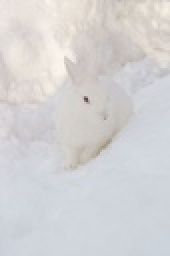
%> input picture exercise/Anton_Dennis/Blatt_2/schneehase2.jpg, 85 x 128 px, shrunk from 427 x 640 before the run (shown 2 times larger)
$ octave A1B2.m   (GNU Octave 9; MATLAB toolbox functions it lacks are replaced by stand-ins)
%> lines starting %> are read from the running program, lines starting %| are printed output that depends on the picture
### exercise/Anton_Dennis/Blatt_2/lineareKontraststreckung.m
function [ Im_out] = lineareKontraststreckung(Im_in)
%% Lineare Konstraststreckung aus der Vorlesung.
%% Nimmt einen

% size of the image
[n,m] = size(Im_in);
Im_out = zeros(n,m);

% declaring k_min, k_max and geting it
k_min = 255;
k_max = 0;

% k_min, k_max werden bestimmt
for k = 1:n
	for l = 1:m
		x = Im_in(k,l);
		if x < k_min
			k_min = double(x);
		end
		if x > k_max
			k_max = (x);
		end
	end
end
zero = 0;
N = 255;
[k_min, k_max]
for k = 1:n
	for l = 1:m
		x = Im_in(k,l);
		switch x
			case k_min
				Im_out(k,l) = zero;
			case k_max
				Im_out(k,l) = N;
			otherwise
				Im_out(k,l) = (double(x)- k_min)*N/(k_max - k_min);
		end
	end
end
%Im_out = mat2gray(Im_out);
end

### exercise/Anton_Dennis/Blatt_2/histogrammEntzerrung.m
%% Funktioniert noch nicht ganz richtig. Vergleiche zum Beispiel
%% das Schneehasenbild2
function [ Im_out] = histogrammEntzerrung(Im_in)
%% Histogramm Entzerrung aus der Vorlesung.
%% Nimmt einen

% size of the image
[n,m] = size(Im_in);
Im_out = zeros(n,m);

% declaring k_min, k_max and geting it
k_min = 255;
k_max = 0;

% k_min, k_max werden bestimmt
for k = 1:n
	for l = 1:m
		x = Im_in(k,l);
		if x < k_min
			k_min = double(x);
		end
		if x > k_max
			k_max = (x);
		end
	end
end

%% Implementierung des Histogramms
Histogramm = zeros(1,256);
for k = 1:n
	for l = 1:m
		x = Im_in(k,l);
		for i = 0:255
			if x == i
				Histogramm(i+1) = Histogramm(i+1)+1;
			end
		end
	end
end

%%%%%%%%%%%%%
zero = 0;
N = 255;
[k_min, k_max];
for k = 1:n
	for l = 1:m
		x = Im_in(k,l);
		switch x
			case k_min
				Im_out(k,l) = zero;
			case k_max
				Im_out(k,l) = N;
			otherwise
				sum = 0;
				for j = 1:x+1
				 sum = sum + Histogramm(j);
				end
				Im_out(k,l) = round((N*sum)/(n*m));
				if round((N*sum)/(n*m)) == 255
					(N*sum)/(n*m)
				end
		end
	end
end
%Im_out = mat2gray(Im_out);
% run A1B2.m
end

### exercise/Anton_Dennis/Blatt_2/A1B2.m
A = rgb2gray(imread('schneehase2.jpg'));
%> A: size 128x85 uint8; min 78, max 247, mean 211.4
%A = rgb2gray(imread('lena_testbild.jpg'));

tic
B = lineareKontraststreckung(A);
%> after the loop in lineareKontraststreckung, `for k = 1:n`: k_max = 247; k_min = 78
%> in lineareKontraststreckung, `[k_min, k_max]`: ans = [78 247]
%> after the loop in lineareKontraststreckung, `for k = 1:n`:
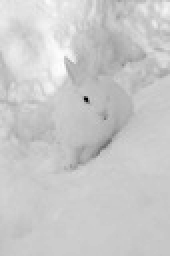
%> Im_out: size 128x85 double (shown 2 times larger); min 0, max 255, mean 201.3
imwrite([A B],'output_B.jpg')
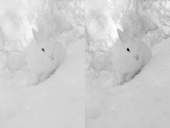
%> saved as output_B.jpg: size 128x170 uint8; min 0, max 255, mean 206.3
toc

tic
C = histogrammEntzerrung(A);
%> after the loop in histogrammEntzerrung, `for k = 1:n`: Histogramm = 256 values, max 1246 at index 213, min 0 at index 1, mean 42.5
%> after the loop in histogrammEntzerrung, `for k = 1:n`:
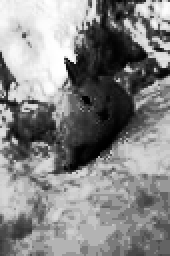
%> Im_out: size 128x85 double (shown 2 times larger); min 0, max 255, mean 134.1
%> after the loop in histogrammEntzerrung, `for k = 1:n`: sum = 3506
imwrite([A C],'output_C.jpg')
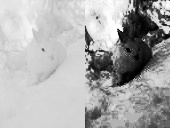
%> saved as output_C.jpg: size 128x170 uint8; min 0, max 255, mean 172.7
toc
